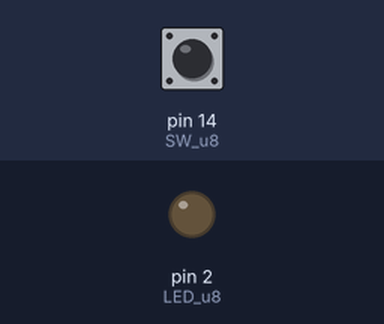
This sketch was run on a simulated Arduino Uno, built with avr-gcc and run on an emulated ATmega328P. On the bench: output pins drawn as LEDs (lit = HIGH). Inputs (shaded band) come from the test bench; at power-on: pin 14 (SW_u8) LOW. What the sketch prints to the serial monitor is not drawn.

Above: at 1.2 s.
1.3 s: pin 14 (SW_u8) pulled HIGH for 0.15 s
At 2.3 s:
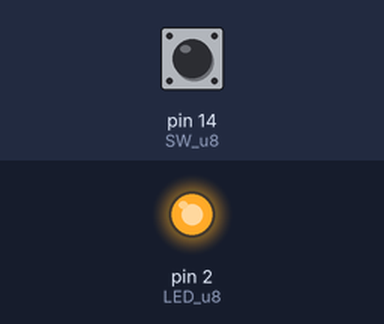
3.0 s: pin 14 (SW_u8) pulled HIGH for 1 s
At 4.9 s:
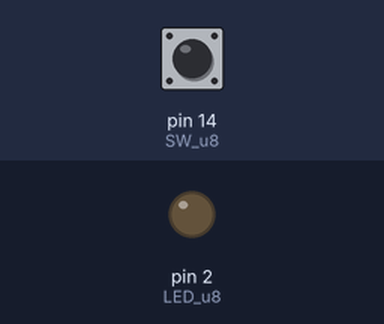
5.6 s: pin 14 (SW_u8) pulled HIGH for 3.2 s
At 9.7 s:
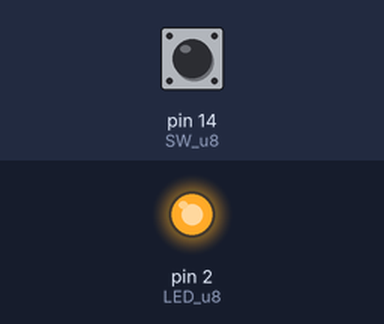
Timing chart, 0 to 11.2 s (numbered marks = the images above; inputs shaded):
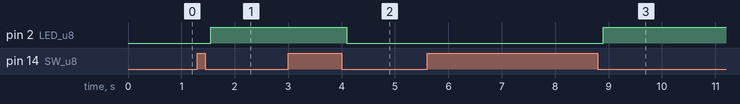

The sketch:

04_Push_button.ino
```cpp
#define SW_u8 14
#define LED_u8 2
#define RESET_u8 0
#define maxDelay_u8 100
uint8_t c = RESET_u8;

void setup() {

  Serial.begin(9600);
  Serial.println("Push Botton");
  pinMode(SW_u8, INPUT);
  pinMode(LED_u8, OUTPUT);
}

void loop()
{
   if (digitalRead(SW_u8))
   {
      while(digitalRead(SW_u8));
              c+=1;
   }
   delay(maxDelay_u8);
   if(c%2==0){
      digitalWrite(LED_u8, LOW);
   }
   else
   {
      digitalWrite(LED_u8, HIGH);
   }
}
```

Measured:
- after the input at 1.3 s, pin 2 (LED_u8): LOW → HIGH after 0.25 s
- after the input at 3.0 s, pin 2 (LED_u8): HIGH → LOW after 1.1 s
- after the input at 5.6 s, pin 2 (LED_u8): LOW → HIGH after 3.3 s
